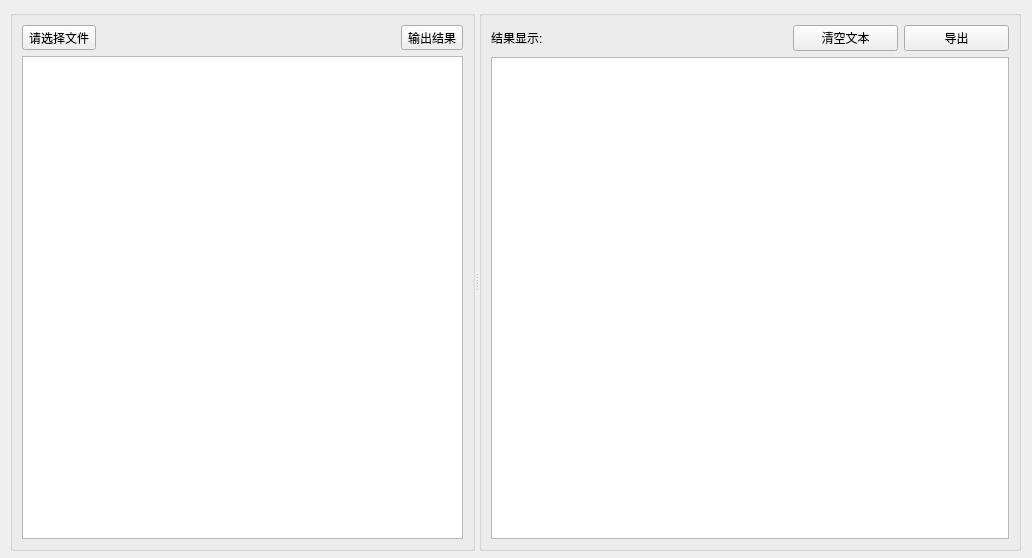
<?xml version="1.0" encoding="UTF-8"?>
<ui version="4.0">
 <class>MainWindow</class>
 <widget class="QMainWindow" name="MainWindow">
  <property name="geometry">
   <rect>
    <x>0</x>
    <y>0</y>
    <width>1032</width>
    <height>558</height>
   </rect>
  </property>
  <property name="windowTitle">
   <string>MainWindow</string>
  </property>
  <widget class="QWidget" name="centralwidget">
   <widget class="QSplitter" name="splitter">
    <property name="geometry">
     <rect>
      <x>10</x>
      <y>10</y>
      <width>1011</width>
      <height>541</height>
     </rect>
    </property>
    <property name="orientation">
     <enum>Qt::Horizontal</enum>
    </property>
    <widget class="QGroupBox" name="groupBox">
     <property name="title">
      <string/>
     </property>
     <layout class="QGridLayout" name="gridLayout">
      <item row="0" column="0">
       <widget class="QToolButton" name="tbtnFileSwitch">
        <property name="text">
         <string>请选择文件</string>
        </property>
       </widget>
      </item>
      <item row="0" column="1">
       <spacer name="horizontalSpacer">
        <property name="orientation">
         <enum>Qt::Horizontal</enum>
        </property>
        <property name="sizeType">
         <enum>QSizePolicy::Preferred</enum>
        </property>
        <property name="sizeHint" stdset="0">
         <size>
          <width>204</width>
          <height>20</height>
         </size>
        </property>
       </spacer>
      </item>
      <item row="0" column="2">
       <widget class="QToolButton" name="tbtnOutput">
        <property name="text">
         <string>输出结果</string>
        </property>
       </widget>
      </item>
      <item row="1" column="0" colspan="3">
       <widget class="QListView" name="listView"/>
      </item>
     </layout>
    </widget>
    <widget class="QGroupBox" name="groupBox_2">
     <property name="title">
      <string/>
     </property>
     <layout class="QGridLayout" name="gridLayout_2">
      <item row="0" column="0">
       <widget class="QLabel" name="label">
        <property name="font">
         <font>
          <pointsize>9</pointsize>
         </font>
        </property>
        <property name="text">
         <string>结果显示:</string>
        </property>
       </widget>
      </item>
      <item row="0" column="1">
       <spacer name="horizontalSpacer_2">
        <property name="orientation">
         <enum>Qt::Horizontal</enum>
        </property>
        <property name="sizeType">
         <enum>QSizePolicy::Preferred</enum>
        </property>
        <property name="sizeHint" stdset="0">
         <size>
          <width>185</width>
          <height>22</height>
         </size>
        </property>
       </spacer>
      </item>
      <item row="0" column="2">
       <widget class="QPushButton" name="btnClear">
        <property name="text">
         <string>清空文本</string>
        </property>
       </widget>
      </item>
      <item row="0" column="3">
       <widget class="QPushButton" name="btnOutputFile">
        <property name="text">
         <string>导出</string>
        </property>
       </widget>
      </item>
      <item row="1" column="0" colspan="4">
       <widget class="QPlainTextEdit" name="plainTextEdit">
        <property name="minimumSize">
         <size>
          <width>350</width>
          <height>0</height>
         </size>
        </property>
       </widget>
      </item>
     </layout>
     <zorder>btnClear</zorder>
     <zorder>plainTextEdit</zorder>
     <zorder>label</zorder>
     <zorder>horizontalSpacer_2</zorder>
     <zorder>btnOutputFile</zorder>
    </widget>
   </widget>
  </widget>
 </widget>
 <resources/>
 <connections/>
</ui>
